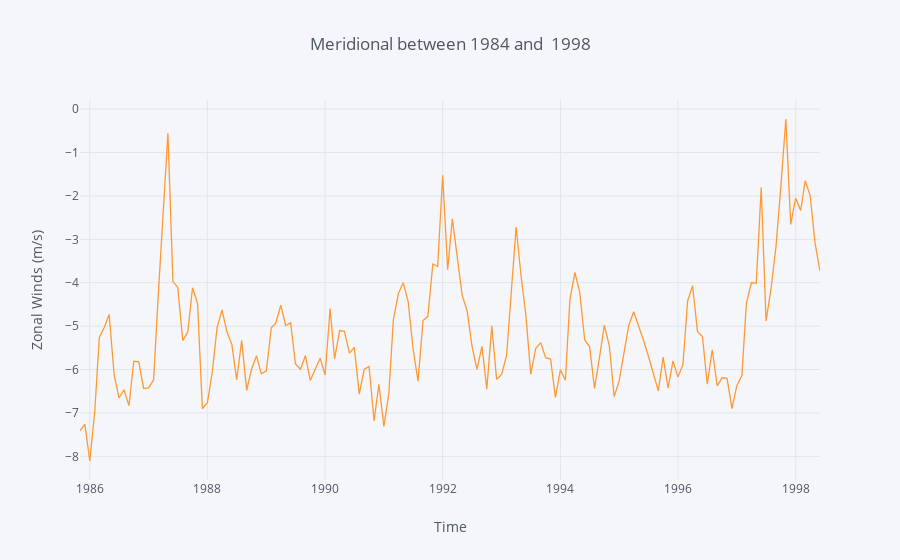

The notebook cell saved with this chart:
### Markdown cell above
#### Finally, we plot the cleaned and ready-to-analyze data

### Code cell
y_rev.iplot(kind='line', xTitle='Time',
           yTitle='Zonal Winds (m/s)', title='Meridional between 1984 and  1998')

### Figure 1 — Plotly figure (JSON) as saved in the notebook; plotly's stock layout.template omitted (floating-point values rounded to 4 significant figures; data arrays with more than 128 entries replaced by an {"elided": "..."} marker saying what was removed)
{"data": [{"line": {"color": "rgba(255, 153, 51, 1.0)", "dash": "solid", "shape": "linear", "width": 1.3}, "mode": "lines", "name": "zon.winds", "text": "", "type": "scatter", "uid": "49791185-3d19-4999-a5c1-711f85b33d47", "x": {"elided": "152 str values"}, "y": {"elided": "152 float values"}}], "layout": {"legend": {"bgcolor": "#F5F6F9", "font": {"color": "#4D5663"}}, "paper_bgcolor": "#F5F6F9", "plot_bgcolor": "#F5F6F9", "title": {"font": {"color": "#4D5663"}, "text": "Meridional between 1984 and  1998"}, "xaxis": {"gridcolor": "#E1E5ED", "showgrid": true, "tickfont": {"color": "#4D5663"}, "title": {"font": {"color": "#4D5663"}, "text": "Time"}, "zerolinecolor": "#E1E5ED"}, "yaxis": {"gridcolor": "#E1E5ED", "showgrid": true, "tickfont": {"color": "#4D5663"}, "title": {"font": {"color": "#4D5663"}, "text": "Zonal Winds (m/s)"}, "zerolinecolor": "#E1E5ED"}}}
